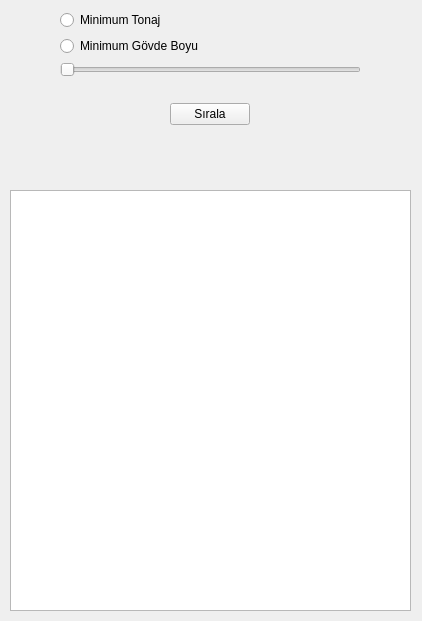
<?xml version="1.0" encoding="UTF-8"?>
<ui version="4.0">
 <class>typeOrder</class>
 <widget class="QWidget" name="typeOrder">
  <property name="geometry">
   <rect>
    <x>0</x>
    <y>0</y>
    <width>422</width>
    <height>621</height>
   </rect>
  </property>
  <property name="minimumSize">
   <size>
    <width>422</width>
    <height>621</height>
   </size>
  </property>
  <property name="maximumSize">
   <size>
    <width>422</width>
    <height>621</height>
   </size>
  </property>
  <property name="windowTitle">
   <string>Tip Sorgu</string>
  </property>
  <widget class="QTableWidget" name="table">
   <property name="geometry">
    <rect>
     <x>10</x>
     <y>190</y>
     <width>401</width>
     <height>421</height>
    </rect>
   </property>
  </widget>
  <widget class="QWidget" name="layoutWidget">
   <property name="geometry">
    <rect>
     <x>60</x>
     <y>10</y>
     <width>301</width>
     <height>143</height>
    </rect>
   </property>
   <layout class="QVBoxLayout" name="verticalLayout_3">
    <item>
     <layout class="QVBoxLayout" name="verticalLayout">
      <item>
       <widget class="QRadioButton" name="radTonnage">
        <property name="text">
         <string>Minimum Tonaj</string>
        </property>
       </widget>
      </item>
      <item>
       <widget class="QRadioButton" name="radHull">
        <property name="text">
         <string>Minimum Gövde Boyu</string>
        </property>
       </widget>
      </item>
     </layout>
    </item>
    <item>
     <layout class="QVBoxLayout" name="verticalLayout_2">
      <item>
       <widget class="QSlider" name="slider">
        <property name="orientation">
         <enum>Qt::Horizontal</enum>
        </property>
       </widget>
      </item>
      <item alignment="Qt::AlignHCenter">
       <widget class="QLabel" name="label">
        <property name="text">
         <string/>
        </property>
       </widget>
      </item>
      <item alignment="Qt::AlignHCenter">
       <widget class="QPushButton" name="btnOrder">
        <property name="maximumSize">
         <size>
          <width>129</width>
          <height>23</height>
         </size>
        </property>
        <property name="text">
         <string>Sırala</string>
        </property>
       </widget>
      </item>
     </layout>
    </item>
    <item>
     <layout class="QHBoxLayout" name="horizontalLayout">
      <item>
       <widget class="QLabel" name="labelTonnage">
        <property name="text">
         <string/>
        </property>
       </widget>
      </item>
      <item>
       <widget class="QLabel" name="labelHull">
        <property name="text">
         <string/>
        </property>
       </widget>
      </item>
     </layout>
    </item>
   </layout>
  </widget>
 </widget>
 <resources/>
 <connections/>
</ui>
